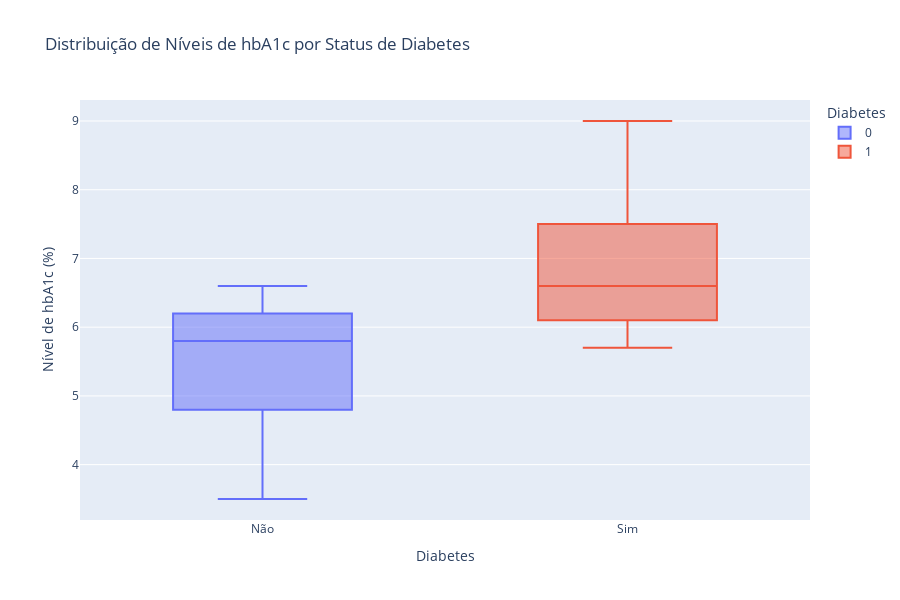

This figure's notebook cell:
### Code cell
fig = px.box(df, 
             x='diabetes', 
             y='hbA1c_level', 
             color='diabetes',
             labels={'diabetes': 'Diabetes', 'hbA1c_level': 'Nível de hbA1c (%)'},
             title='Distribuição de Níveis de hbA1c por Status de Diabetes',
             color_discrete_map={0: '#636EFA', 1: '#EF553B'})

fig.update_layout(xaxis=dict(tickmode='array', tickvals=[0, 1], ticktext=['Não', 'Sim']),
                  legend_title_text='Diabetes', height=600)

fig.show()

### Figure 1 — Plotly figure (JSON) as saved in the notebook; plotly's stock layout.template omitted (floating-point values rounded to 4 significant figures; data arrays with more than 128 entries replaced by an {"elided": "..."} marker saying what was removed)
{"data": [{"alignmentgroup": "True", "hovertemplate": "Diabetes=%{x}<br>Nível de hbA1c (%)=%{y}<extra></extra>", "legendgroup": "0", "marker": {"color": "#636EFA"}, "name": "0", "notched": false, "offsetgroup": "0", "orientation": "v", "showlegend": true, "type": "box", "x": {"elided": "91500 int values"}, "x0": " ", "xaxis": "x", "y": {"elided": "91500 float values"}, "y0": " ", "yaxis": "y"}, {"alignmentgroup": "True", "hovertemplate": "Diabetes=%{x}<br>Nível de hbA1c (%)=%{y}<extra></extra>", "legendgroup": "1", "marker": {"color": "#EF553B"}, "name": "1", "notched": false, "offsetgroup": "1", "orientation": "v", "showlegend": true, "type": "box", "x": {"elided": "8500 int values"}, "x0": " ", "xaxis": "x", "y": {"elided": "8500 float values"}, "y0": " ", "yaxis": "y"}], "layout": {"boxmode": "overlay", "height": 600, "legend": {"title": {"text": "Diabetes"}, "tracegroupgap": 0}, "title": {"text": "Distribuição de Níveis de hbA1c por Status de Diabetes"}, "xaxis": {"anchor": "y", "categoryarray": [0, 1], "categoryorder": "array", "domain": [0, 1], "tickmode": "array", "ticktext": ["Não", "Sim"], "tickvals": [0, 1], "title": {"text": "Diabetes"}}, "yaxis": {"anchor": "x", "domain": [0, 1], "title": {"text": "Nível de hbA1c (%)"}}}}
